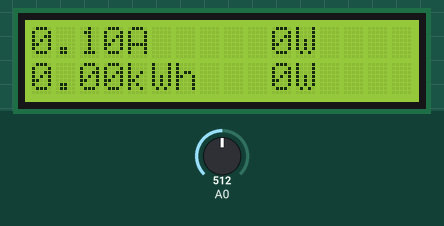
Recording of a sketch running on a simulated Arduino Uno, built with avr-gcc and run on an emulated ATmega328P. On the bench: 16×2 character LCD. Inputs (shaded band) come from the test bench; at power-on: A0 = 512. What the sketch prints to the serial monitor is not drawn.

Above: at 4.9 s.
5.0 s: A0 set to 716
At 7.4 s:
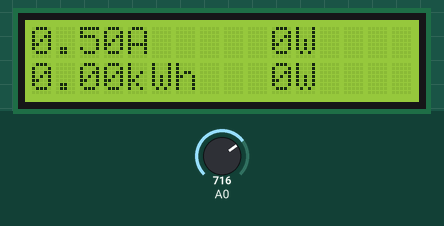
10.6 s: A0 set to 900
At 14.0 s:
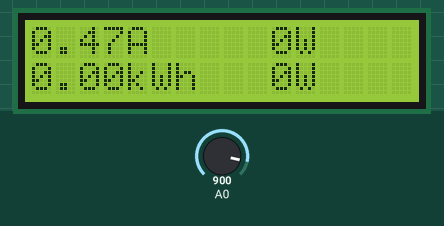
16.6 s: A0 set to 1010
At 20.6 s:
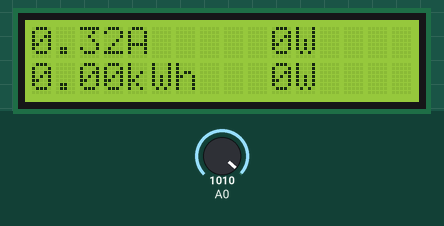
Timing chart, 0 to 22.1 s (numbered marks = the images above; inputs shaded):
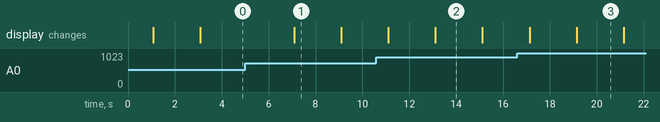

The sketch:

CurrentSensorToLcd.ino
```cpp
#include <Filters.h>

#include <LiquidCrystal.h>


double kilos = 0;
int peakPower = 0;
const int rs = 12, en = 11, d4 = 5, d5 = 4, d6 = 3, d7 = 2;
LiquidCrystal lcd(rs, en, d4, d5, d6, d7);

float testFrequency = 60;                     // test signal frequency (Hz)
float windowLength = 20.0/testFrequency;     // how long to average the signal, for statistist
int sensorValue = 0;
float intercept = 0.1; // to be adjusted based on calibration testing
float slope = 0.0405; // to be adjusted based on calibration testing
float current_amps; // estimated actual current in amps

unsigned long printPeriod = 1000; // in milliseconds
// Track time in milliseconds since last reading
unsigned long previousMillis = 0;

void setup() {
  Serial.begin( 57600 );    // start the serial port

  lcd.begin(16,2);              // columns, rows.  use 16,2 for a 16x2 LCD, etc.
  lcd.clear();
  lcd.setCursor(0,0);
   lcd.print("SMART FUEL");
   lcd.setCursor(0,1);
    lcd.print("MONITORING S/M");
  delay(1000);
  lcd.clear();
}

void loop() {
  int current = 0;
  int maxCurrent = 0;
  int minCurrent = 1000;
  RunningStatistics inputStats;                 // create statistics to look at the raw test signal
  inputStats.setWindowSecs( windowLength );

  while( true ) {
    sensorValue = analogRead(A0);  // read the analog in value:
    inputStats.input(sensorValue);  // log to Stats function


    if((unsigned long)(millis() - previousMillis) >= printPeriod) {
      previousMillis = millis();   // update time

      // display current values to the screen
      Serial.print( "\n" );
      // output sigma or variation values associated with the inputValue itsel
      Serial.print( "\tsigma: " ); Serial.print( inputStats.sigma() );
      // convert signal sigma value to current in amps
      current_amps = intercept + slope * inputStats.sigma();
      Serial.print( "\tamps: " ); Serial.print( current_amps );
      for (int i=0 ; i<=200 ; i++)  //Monitors and logs the current input for 200 cycles to determine max and min current
  {
    current = current_amps;    //Reads current input and records maximum and minimum current
    if(current >= maxCurrent)
      maxCurrent = current;
    else if(current <= minCurrent)
      minCurrent = current;
  }
  if (maxCurrent <= 517)
  {
    maxCurrent = 516;
  }
  double RMSCurrent = ((maxCurrent - 516)*0.707)/11.8337;    //Calculates RMS current based on maximum value
  int RMSPower = 220*RMSCurrent;    //Calculates RMS Power Assuming Voltage 220VAC, change to 110VAC accordingly
  if (RMSPower > peakPower)
  {
    peakPower = RMSPower;
  }
  kilos = kilos + (RMSPower * (2.05/60/60/1000));    //Calculate kilowatt hours used
  delay (2000);
      lcd.clear();
  lcd.setCursor(0,0);           // Displays all current data
  lcd.print(current_amps);
  lcd.print("A");
  lcd.setCursor(10,0);
  lcd.print(RMSPower);
  lcd.print("W");
  lcd.setCursor(0,1);
  lcd.print(kilos);
  lcd.print("kWh");
  lcd.setCursor(10,1);
  lcd.print(peakPower);
  lcd.print("W");}
    }
  }
```

Measured:
- after the input at 5.0 s, the display: changes after 2.1 s (image 1)
- after the input at 10.6 s, the display: first differs from a run without the input after 2.5 s (image 2)
- what the display in image 1 shows lasts 2.0 s, from 7.1 s to 9.1 s
